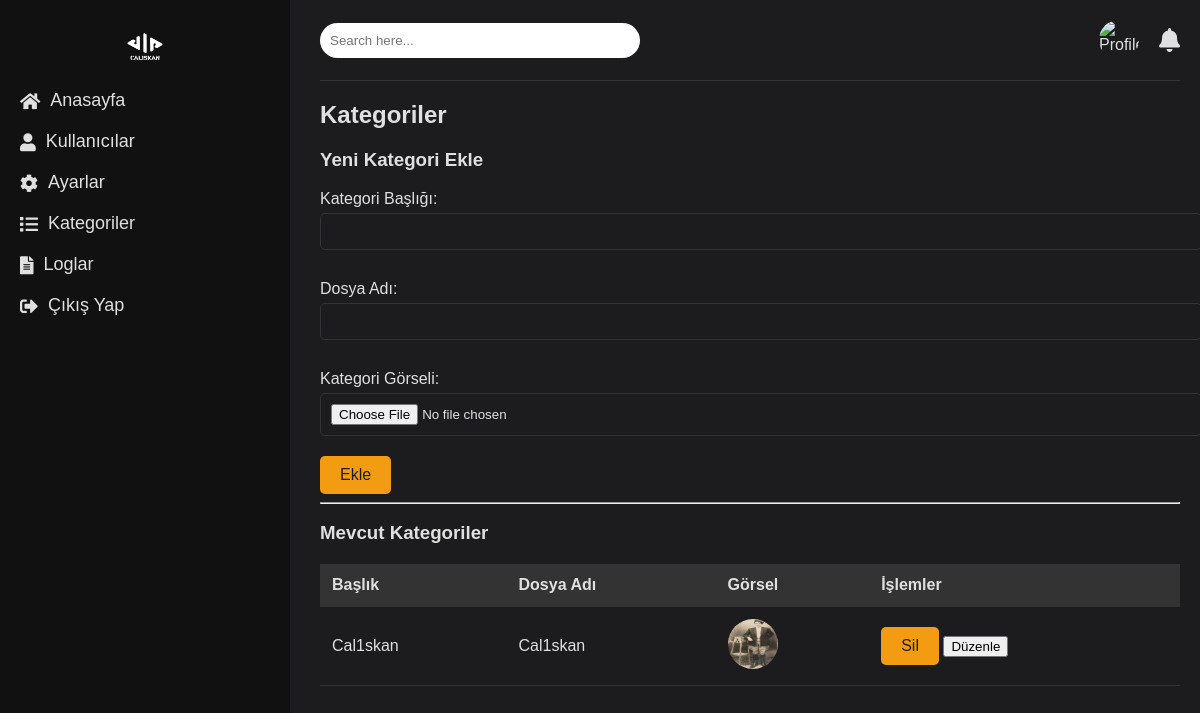
Screenshot of /Php/admin_categories.php (signed in) with the database file from the repository.
### tables this page shows
CREATE TABLE `categories` (
  `id` int(11) NOT NULL,
  `title` varchar(255) NOT NULL,
  `file_name` varchar(255) NOT NULL,
  `image` varchar(255) NOT NULL
);

### Php/admin_categories.php (the view, shortened to what this page needs)
<?php
$servername = "localhost";
$username = "root";
$password = "";
$dbname = "caliskan";
$conn = new mysqli($servername, $username, $password, $dbname);
$categories = [];
$sql = "SELECT * FROM categories";
$result = $conn->query($sql);
if ($result->num_rows > 0) {
    while ($row = $result->fetch_assoc()) {
        $categories[] = $row;
    }
}
?>
<!DOCTYPE html>
<html lang="en">
<head>
    <link rel="stylesheet" href="../Css/admin_dashboard.css">
    <link rel="stylesheet" href="https://cdnjs.cloudflare.com/ajax/libs/font-awesome/5.15.3/css/all.min.css">
</head>
<body>
    <div class="container">
    <div class="sidebar">
            <div class="logo">
            <img src="../assets/White.png" alt="Logo" width="50" height="50">
            </div>
            <ul class="menu">
                <li><a href="admin_dashboard.php"><i class="fas fa-home"></i> Anasayfa</a></li>
                <li><a href="admin_manage_users.php"><i class="fas fa-user"></i> Kullanıcılar</a></li>
                <li><a href="admin_settings.php"><i class="fas fa-cog"></i> Ayarlar</a></li>
                <li><a href="admin_categories.php"><i class="fas fa-list"></i> Kategoriler</a></li>
                <li><a href="admin_logs.php"><i class="fas fa-file-alt"></i> Loglar</a></li>
                <li><a href="admin_logout.php"><i class="fas fa-sign-out-alt"></i> Çıkış Yap</a></li>
            </ul>
        </div>
        <div class="main-content">
            <div class="header">
                <div class="search-bar">
                    <input type="text" placeholder="Search here...">
                </div>
                <div class="user-info">
                    <img src="profile.jpg" alt="Profile" class="profile-img">
                    <i class="fas fa-bell"></i>
                </div>
            </div>
            <div class="content">
                <h2>Kategoriler</h2>
                <form action="admin_categories.php" method="post" enctype="multipart/form-data">
                    <h3>Yeni Kategori Ekle</h3>
                    <label for="category_title">Kategori Başlığı:</label>
                    <input type="text" name="category_title" required>
                    <label for="category_file_name">Dosya Adı:</label>
                    <input type="text" name="category_file_name" required>
                    <label for="category_image">Kategori Görseli:</label>
                    <input type="file" name="category_image" required>
                    <button type="submit" name="add_category">Ekle</button>
                </form>
                <hr>
                <h3>Mevcut Kategoriler</h3>
                <table>
                    <thead>
                        <tr>
                            <th>Başlık</th>
                            <th>Dosya Adı</th>
                            <th>Görsel</th>
                            <th>İşlemler</th>
                        </tr>
                    </thead>
                    <tbody>
                        <?php foreach ($categories as $category): ?>
                        <tr>
                            <td><?php echo htmlspecialchars($category['title']); ?></td>
                            <td><?php echo htmlspecialchars($category['file_name']); ?></td>
                            <td><img src="<?php echo htmlspecialchars($category['image']); ?>" alt="Category Image" width="50" height="50"></td>
                            <td>
                                <form action="admin_categories.php" method="post" style="display:inline;">
                                    <button type="submit" name="delete_category" onclick="return confirm('Bu kategoriyi silmek istediğinizden emin misiniz?')">Sil</button>
                                </form>
                                <button onclick="document.getElementById('editModal-<?php echo $category['id']; ?>').style.display='block'">Düzenle</button>
                            </td>
                        </tr>
                        <?php endforeach; ?>
                    </tbody>
                </table>
            </div>
        </div>
    </div>
</body>
</html>

### Css/admin_dashboard.css (style rules this page uses)
body { font-family: 'Arial', sans-serif; background-color: #1c1c1e; color: #e0e0e0; margin: 0; padding: 0; }
.container { display: flex; }
.sidebar { width: 250px; background-color: #111; padding: 20px; position: fixed; height: 100%; }
.logo img { display: block; margin: 0 auto; }
.menu { list-style: none; padding: 0; }
.menu li { margin: 20px 0; }
.menu a { color: #e0e0e0; text-decoration: none; font-size: 18px; display: flex; align-items: center; }
.menu a i { margin-right: 10px; }
.main-content { margin-left: 300px; padding: 20px; flex: 1; }
.header { display: flex; justify-content: space-between; align-items: center; padding-bottom: 20px; border-bottom: 1px solid #333; }
.search-bar input { padding: 10px; border: none; border-radius: 20px; width: 300px; }
.user-info { display: flex; align-items: center; }
.user-info .profile-img { width: 40px; height: 40px; border-radius: 50%; margin-right: 20px; }
.user-info i { font-size: 24px; color: #e0e0e0; }
table { width: 100%; border-collapse: collapse; margin: 20px 0; }
th, td { padding: 12px; text-align: left; border-bottom: 1px solid #333; }
th { background-color: #333; }
td img { border-radius: 50%; }
form { margin-top: 20px; }
form label { display: block; margin: 10px 0 5px; }
form input, form select { width: 100%; padding: 10px; margin-bottom: 20px; border: 1px solid #333; border-radius: 5px; background-color: #1c1c1e; color: #e0e0e0; }
form button { padding: 10px 20px; border: none; border-radius: 5px; background-color: #f39c12; color: #1c1c1e; font-size: 16px; cursor: pointer; }

### rows the page displays
categories: title "Cal1skan", file_name "Cal1skan", image (picture)
